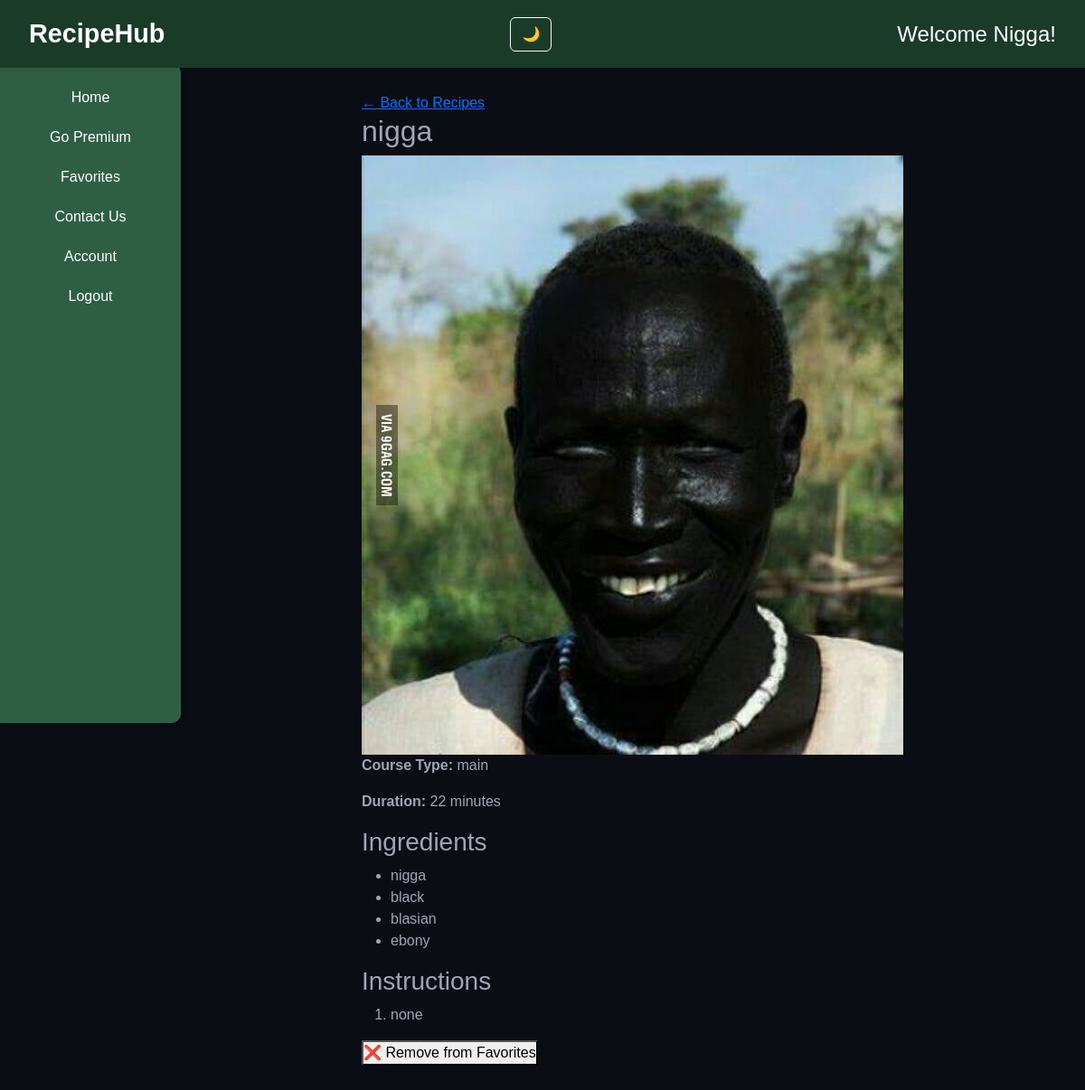
Screenshot of /recipe/2 (signed in) with the database file from the repository.
### tables this page shows
CREATE TABLE Recipes (
      id INTEGER PRIMARY KEY AUTOINCREMENT,
      title TEXT,
      ingredients TEXT,
      instructions TEXT,
      duration INTEGER,
      isPremium INTEGER DEFAULT 0,
      status TEXT DEFAULT 'pending',
      staff_id INTEGER,
      createdAt TIMESTAMP DEFAULT CURRENT_TIMESTAMP, image TEXT, courseType TEXT,
      FOREIGN KEY (staff_id) REFERENCES Staff(id)
    );

### app.py (the view)
@app.route('/recipe/<int:recipe_id>')
def view_recipe_customer(recipe_id):
    if 'user_id' not in session or session['role'] != 'customer':
        flash("Unauthorized access. Please log in as a customer.", "danger")
        return redirect(url_for('login'))
    db = get_db_connection()
    cursor = db.cursor()
    cursor.execute("SELECT * FROM Recipes WHERE id = ?", (recipe_id, ))
    recipe = cursor.fetchone()
    if not recipe:
        db.close()
        flash("Recipe not found.", "warning")
        return redirect(url_for('chome'))
    if recipe['isPremium'] == 1:
        cursor.execute("SELECT subscribed FROM Customers WHERE id = ?",
                       (session['user_id'], ))
        user = cursor.fetchone()
        if not user or user['subscribed'] == 0:
            db.close()
            flash("This recipe is only available to Premium members.",
                  "danger")
            return redirect(url_for('chome'))
    cursor.execute("SELECT recipe_id FROM Favorites WHERE customer_id = ?",
                   (session['user_id'], ))
    favorite_ids = {row['recipe_id'] for row in cursor.fetchall()}
    db.close()
    return render_template('customer/view_recipe.html',
                           recipe=recipe,
                           favorite_ids=favorite_ids)

### db_setup.py (called while the page is built)
def get_db_connection():
  conn = sqlite3.connect('RecipeHub.db')
  conn.row_factory = sqlite3.Row
  return conn

### templates/customer/view_recipe.html
{% extends 'customer/base.html' %}
{% block body %}
<main class="recipe-detail">
  <div class="recipe-container">
    <div class="back-button-container">
      <a href="{{ url_for('chome') }}" class="back-button">← Back to Recipes</a>
    </div>
    <div class="recipe-header">
      <h2>{{ recipe['title'] }}</h2>
      <img src="{{ url_for('serve_image', filename=recipe['image']) }}" alt="{{ recipe['title'] }}">
    </div>
    <div class="recipe-meta">
      <p><strong>Course Type:</strong> {{ recipe['courseType'] }}</p>
      <p><strong>Duration:</strong> {{ recipe['duration'] }} minutes</p>
    </div>
    <div class="recipe-content">
      <h3>Ingredients</h3>
      <ul class="ingredient-list">
        {% for item in recipe['ingredients'].split(',') %}
          <li>{{ item }}</li>
        {% endfor %}
      </ul>
      <h3>Instructions</h3>
      <ol class="instruction-list">
        {% for step in recipe['instructions'].split(',') %}
          <li>{{ step }}</li>
        {% endfor %}
      </ol>
    </div>
    <form method="POST" action="{{ url_for('toggle_favorite', recipe_id=recipe['id']) }}" class="favorite-form">
      {% if recipe['id'] in favorite_ids %}
        <button type="submit" class="favorite-btn remove">❌ Remove from Favorites</button>
      {% else %}
        <button type="submit" class="favorite-btn add">❤️ Add to Favorites</button>
      {% endif %}
    </form>
  </div>
</main>
{% endblock %}

### static/base.css (style rules this page uses)
*, *::before, *::after { margin: 0; padding: 0; box-sizing: border-box; }
html, body { height: 100%; font-family: 'Poppins', sans-serif; color: #a2a5b3; background: #0b0d15; overflow-x: hidden; }
body { min-height: 100vh; }

### rows the page displays
Recipes: title "nigga", image (picture), courseType "main", duration "22", instructions "none"

### other values shown
{{ session['username'] }} "Nigga"
{{ item }} "nigga" "black" "blasian" "ebony"
